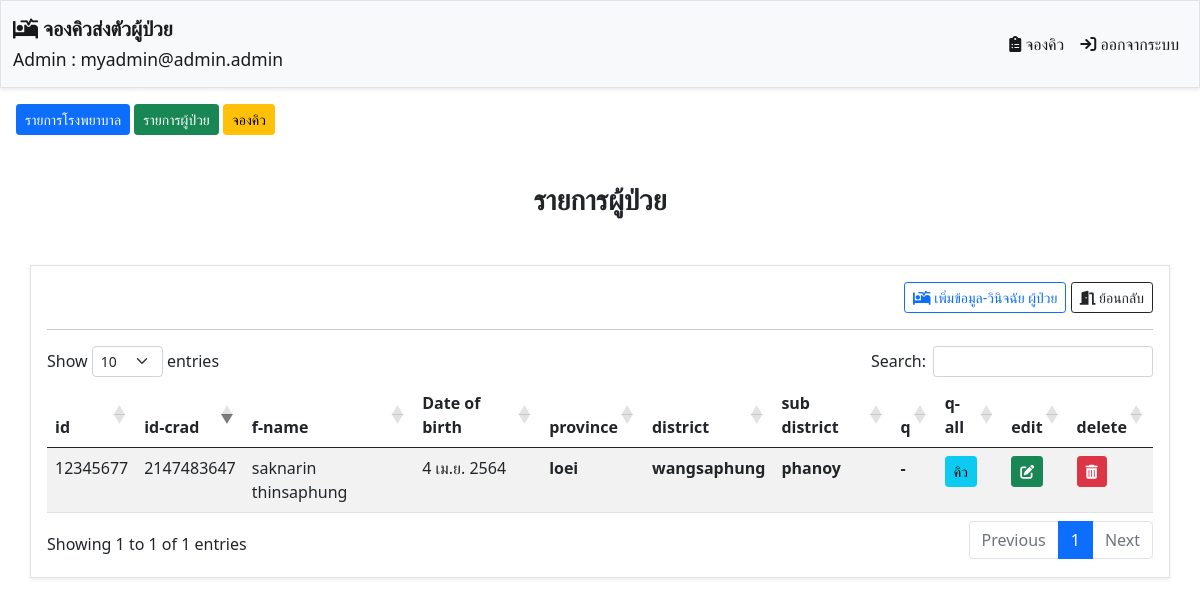
Page /index.php?op=user-data-list&did=1 (signed in) on the committed database.
### tables this page shows
CREATE TABLE `data_diagnose_user` (
  `diagnose_id` int(11) NOT NULL,
  `diagnose_fullname` varchar(50) DEFAULT NULL,
  `diagnose_id_code` varchar(50) DEFAULT NULL,
  `diagnose_idCrad` int(20) DEFAULT NULL,
  `diagnose_birthday` date DEFAULT NULL,
  `diagnose_age` varchar(50) DEFAULT NULL,
  `diagnose_province` varchar(50) DEFAULT NULL,
  `diagnose_district` varchar(50) DEFAULT NULL,
  `diagnose_sub_district` varchar(50) DEFAULT NULL,
  `diagnose_Date_first_admission` datetime DEFAULT NULL,
  `diagnose_right_reatment` varchar(50) DEFAULT NULL,
  `diagnose_sub_right` varchar(50) DEFAULT NULL,
  `diagnose_Filter1` varchar(50) DEFAULT NULL,
  `diagnose_Craniofacial_filter` varchar(50) DEFAULT NULL,
  `diagnose_Filtering_Craniofacial_Syndromic` varchar(50) DEFAULT NULL,
  `diagnose_syndrome` varchar(50) DEFAULT NULL,
  `diagnose_status` int(11) NOT NULL DEFAULT '0',
  `diagnose_latAndlong` varchar(100) DEFAULT NULL,
  `diagnose_more` varchar(200) DEFAULT NULL
);

### index.php (called while the page is built, shortened)
<?php
include_once('dbconnect/dbconnect.php');
include_once('optionclass/optionclass.php');
include_once('actionclass/user-data.class.php');
include_once('layout/layout.php');

### actionclass/user-data.class.php (called while the page is built, shortened)
<?php
class userDataClass extends dbconnect{
    static public function getDataUserAll(){
        $sql = "SELECT * FROM data_diagnose_user WHERE diagnose_status = ?";
        $data = array(0);
        return self::getExecute($sql, $data);
    }
}

### dbconnect/dbconnect.php (called while the page is built, shortened)
<?php
class dbconnect{
    static private function conn(){
        $servername = "localhost";
        $username = "root";
        $password = "123456789";
        $db = 'reserve-data';
        $conn = new PDO("mysql:host=$servername;dbname=$db", $username, $password, array(PDO::MYSQL_ATTR_INIT_COMMAND => 'SET NAMES \'UTF8\''));
        $conn->setAttribute(PDO::ATTR_ERRMODE, PDO::ERRMODE_EXCEPTION);
        return $conn;
    }
    static public function getExecute($sql, $data){
        $sth = self::conn()->prepare($sql);
        $sth->execute($data);
        return $sth->fetchAll(PDO::FETCH_ASSOC);
    }
}

### optionclass/optionclass.php (called while the page is built, shortened)
<?php
class optionclass extends dbconnect
{
    static public function DateThai($strDate)
    {
        $date = date_create($strDate);
        $strYear = intval(date_format($date, "Y")) + 543;
        $strMonth = intval(date_format($date, "m"));
        $strDay = intval(date_format($date, "d"));
        $strMonthCut = array("", "ม.ค.", "ก.พ.", "มี.ค.", "เม.ย.", "พ.ค.", "มิ.ย.", "ก.ค.", "ส.ค.", "ก.ย.", "ต.ค.", "พ.ย.", "ธ.ค.");
        $strMonthThai = $strMonthCut[intval($strMonth)];
        return "$strDay $strMonthThai $strYear";
    }
    static public function getDateQueue($id){
        $sql = "SELECT * FROM data_appointment WHERE diagnose_id_code = ? ORDER BY data_appointment.appointment_date  DESC LIMIT 1";
        $data = array($id);
        $resData = self::getExecute($sql, $data);
        if(count($resData) > 0){
            foreach($resData as $item){
                return $item['appointment_date'];
            }
        }else{
            return "-";
        }
    }
}

### component/user-data-list.php (the view, shortened to what this page needs)
<?php
    $resData = userDataClass::getDataUserAll();
?>
<div class="col-12 text-center mt-5">
    <h3><strong>รายการผู้ป่วย</strong></h3>
</div>
<section class="container mt-5 border shadow-sm p-3">
    <div class="col-12 text-end">
        <a href="?op=user-data" class="btn-sm btn btn-outline-primary"><i class="fa-solid fa-bed-pulse"></i> เพิ่มข้อมูล-วินิจฉัย ผู้ป่วย </a>
        <a href="?op=admin-dashboard" class="btn btn-sm btn-outline-dark"><i class="fa-solid fa-door-open"></i> ย้อนกลับ</a>
    </div>
    <hr>
    <table id="example" class="table table-striped w-100">
        <thead>
            <tr>
                <th>id</th>
                <th>id-crad</th>
                <th>f-name</th>
                <th>Date of birth</th>
                <th>province</th>
                <th>district</th>
                <th>sub district</th>
                <th>q</th>
                <th>q-all</th>
                <th>edit</th>
                <th>delete</th>
            </tr>
        </thead>
        <tbody>
            <?php foreach($resData as $key=>$item):?>
                <tr>
                    <td><?php echo $item['diagnose_id_code']?></td>
                    <td><?php echo $item['diagnose_idCrad']?></td>
                    <td><?php echo $item['diagnose_fullname']?></td>
                    <td>
                        <?php echo optionclass::DateThai($item['diagnose_birthday']);  ?>
                    </td>
                    <th><?php echo $item['diagnose_province']?></th>
                    <th><?php echo $item['diagnose_district']?></th>
                    <th><?php echo $item['diagnose_sub_district']?></th>
                    <th>
                        <?php
                            $res = optionclass::getDateQueue($item['diagnose_idCrad']);
                            if($res !== "-"){
                                $dateTime = date_create($res);
                                $date = optionclass::DateThai(date_format($dateTime, 'Y-m-d'));
                                $time = date_format($dateTime, 'H:i:s');
                                echo "<strong>$date</strong> <br> <small>$time</small>";
                            }else{
                                echo $res;
                            }
                        ?>
                    </th>
                    <th><a class="btn btn-sm btn-info" href="?op=queue-all&id=<?php echo $item['diagnose_idCrad'] ?>&un=<?php echo $item['diagnose_fullname']?>">คิว</a></th>
                    <td>
                        <a href="?op=user-data&eid=<?php echo $item['diagnose_id']?>" class="btn btn-sm btn-success"><i class="fa-solid fa-pen-to-square"></i></a>
                    </td>
                    <td>
                        <a href="?op=user-data-list&did=<?php echo $item['diagnose_id']?>" class="btn btn-sm btn-danger" onclick="if(!confirm('ฉันต้องการลบรายการนี้!')) return false"><i class="fa-solid fa-trash-can"></i></a>
                    </td>
                </tr>
            <?php endforeach;?>
        </tbody>
    </table>
</section>

### rows in the picture
data_diagnose_user: diagnose_id_code "12345677", diagnose_idCrad "2147483647", diagnose_fullname "saknarin thinsaphung", diagnose_birthday "4 เม.ย. 2564", diagnose_province "loei", diagnose_district "wangsaphung", diagnose_sub_district "phanoy", res "-"

### other values in the picture
$_SESSION['adminName'] "myadmin@admin.admin"
